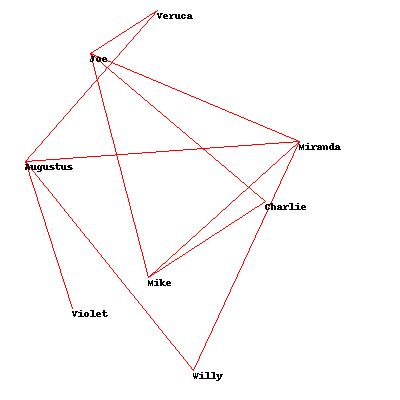

Python code for this plot:
__author__ = 'shelvin'

import math

people = ['Charlie', 'Augustus', 'Veruca', 'Violet', 'Mike', 'Joe', 'Willy', 'Miranda']

links = [('Augustus', 'Willy'),
         ('Mike', 'Joe'),
         ('Miranda', 'Mike'),
         ('Violet', 'Augustus'),
         ('Miranda', 'Willy'),
         ('Charlie', 'Mike'),
         ('Veruca', 'Joe'),
         ('Miranda', 'Augustus'),
         ('Willy', 'Augustus'),
         ('Joe', 'Charlie'),
         ('Veruca', 'Augustus'),
         ('Miranda', 'Joe')]


def crosscount(v):
    # Convert the number list into a dictionary of person:(x,y)
    loc = dict([(people[i], (v[i * 2], v[i * 2 + 1])) for i in range(0, len(people))])
    total = 0

    # Loop through every pair of links
    for i in range(len(links)):
        for j in range(i + 1, len(links)):

            # Get the locations
            (x1, y1), (x2, y2) = loc[links[i][0]], loc[links[i][1]]
            (x3, y3), (x4, y4) = loc[links[j][0]], loc[links[j][1]]

            den = (y4 - y3) * (x2 - x1) - (x4 - x3) * (y2 - y1)

            # den==0 if the lines are parallel
            if den == 0: continue

            # Otherwise ua and ub are the fraction of the
            # line where they cross
            ua = ((x4 - x3) * (y1 - y3) - (y4 - y3) * (x1 - x3)) / den
            ub = ((x2 - x1) * (y1 - y3) - (y2 - y1) * (x1 - x3)) / den

            # If the fraction is between 0 and 1 for both lines
            # then they cross each other
            if ua > 0 and ua < 1 and ub > 0 and ub < 1:
                total += 1
        for i in range(len(people)):
            for j in range(i + 1, len(people)):
                # Get the locations of the two nodes
                (x1, y1), (x2, y2) = loc[people[i]], loc[people[j]]

                # Find the distance between them
                dist = math.sqrt(math.pow(x1 - x2, 2) + math.pow(y1 - y2, 2))
                # Penalize any nodes closer than 50 pixels
                if dist < 50:
                    total += (1.0 - (dist / 50.0))

    return total


from PIL import Image, ImageDraw


def drawnetwork(sol,jpeg='socialnetwork.jpg'):
    # Create the image
    img = Image.new('RGB', (400, 400), (255, 255, 255))
    draw = ImageDraw.Draw(img)

    # Create the position dict
    pos = dict([(people[i], (sol[i * 2], sol[i * 2 + 1])) for i in range(0, len(people))])

    for (a, b) in links:
        draw.line((pos[a], pos[b]), fill=(255, 0, 0))

    for n, p in pos.items():
        draw.text(p, n, (0, 0, 0))

    img.save(jpeg, 'JPEG')


domain = [(10, 370)] * (len(people) * 2)



# import os
# import CH5.optimization
#
# os.chdir('D:\Project\Python\CollectiveIntelligence\CH5')
# sol = CH5.optimization.annealingoptimize(domain, crosscount, step=50, cool=0.99)
# print(crosscount(sol))
# print(sol)
# drawnetwork(sol)
